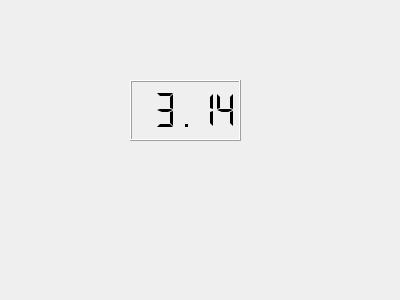
<?xml version="1.0" encoding="UTF-8"?>
<ui version="4.0">
 <class>Form</class>
 <widget class="QWidget" name="Form">
  <property name="geometry">
   <rect>
    <x>0</x>
    <y>0</y>
    <width>400</width>
    <height>300</height>
   </rect>
  </property>
  <property name="windowTitle">
   <string>Form</string>
  </property>
  <widget class="QLCDNumber" name="lcdNumber">
   <property name="geometry">
    <rect>
     <x>130</x>
     <y>80</y>
     <width>111</width>
     <height>61</height>
    </rect>
   </property>
   <property name="segmentStyle">
    <enum>QLCDNumber::Flat</enum>
   </property>
   <property name="value" stdset="0">
    <double>3.140000000000000</double>
   </property>
  </widget>
 </widget>
 <resources/>
 <connections/>
</ui>
